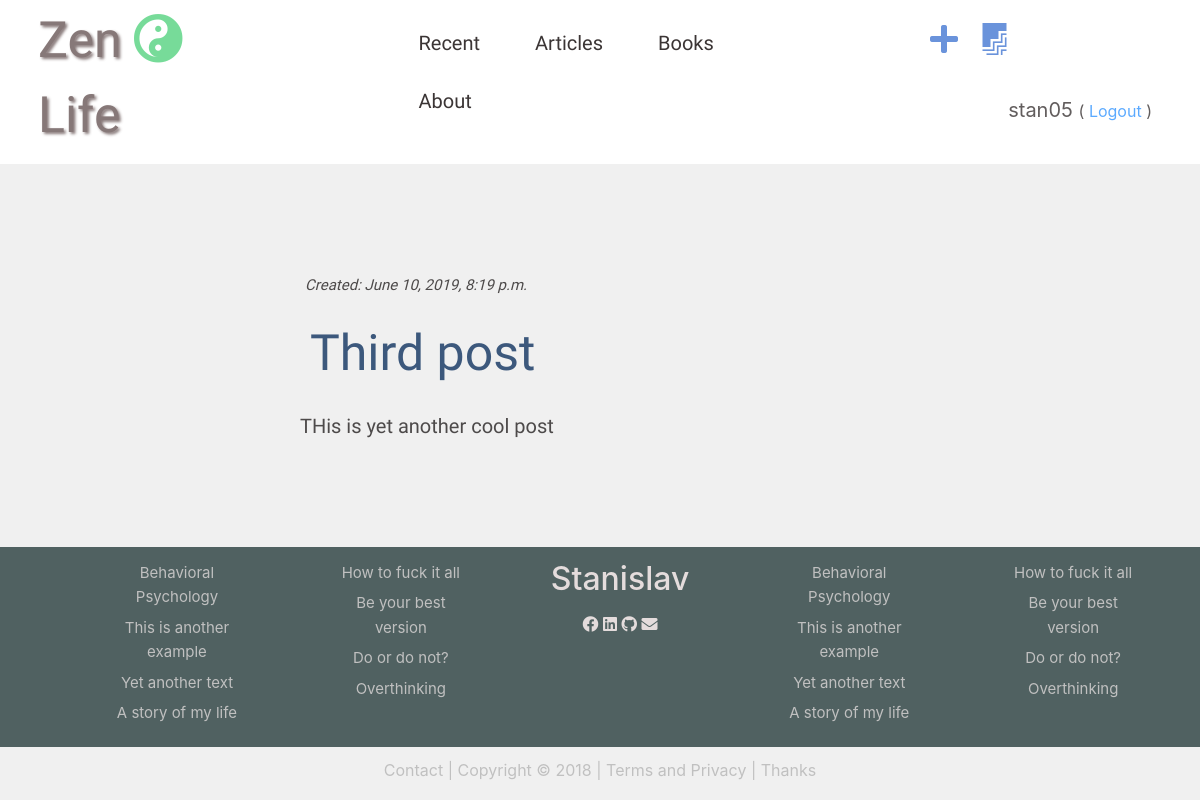
/drafts/ (signed in), run on an earlier commit of the app's database.
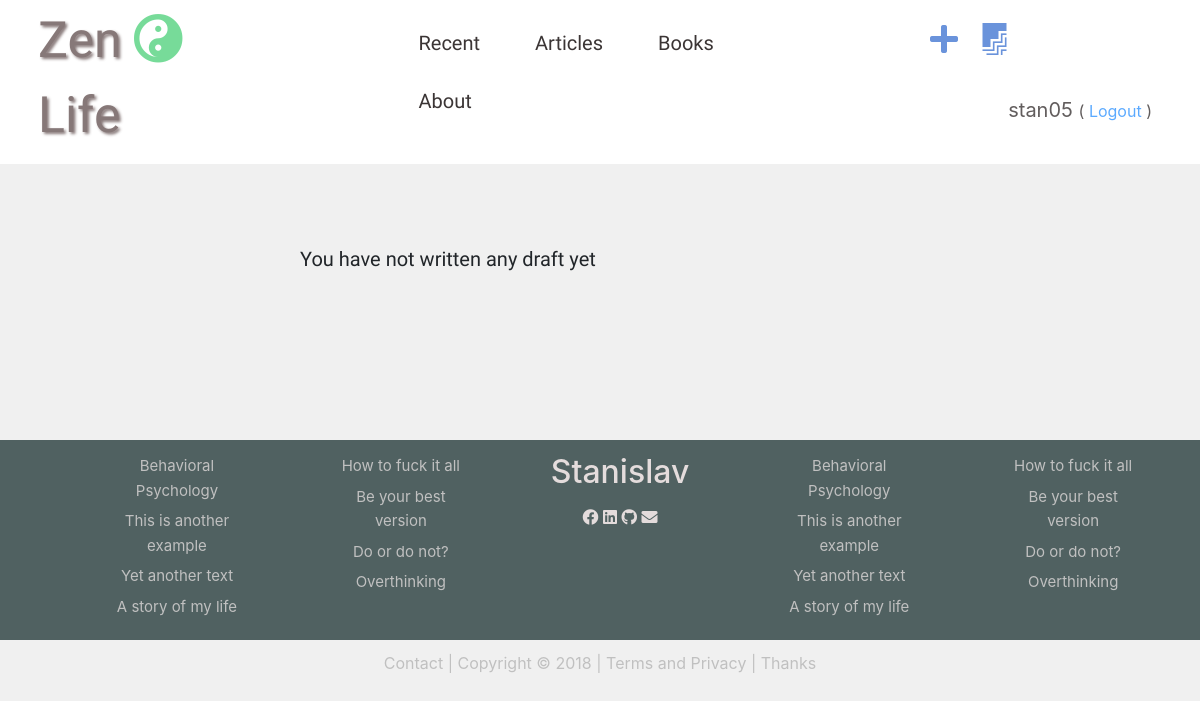
And on a later commit of the database.
### blogApp/models.py (models this page shows, shortened)
class Post(models.Model):
    author = models.ForeignKey('auth.User', on_delete=models.CASCADE)
    title = models.CharField(max_length=250)
    text = models.TextField()
    created_date = models.DateTimeField(default=timezone.now)
    published_date = models.DateTimeField(default=None)

### blogApp/views.py (the view)
# urls.py: path('drafts/', views.post_draft, name = 'post_draft'),
@login_required
def post_draft(request):
    posts = Post.objects.filter(published_date__isnull=True).order_by('-created_date')
    stuff_for_frontend = {'posts' : posts}
    return render(request, 'blogApp/post_draft.html', stuff_for_frontend)

### blogApp/templates/blogApp/post_draft.html
{% extends 'blogApp/base.html' %}
{% block content %}
    {% for post in posts %}
        <div class="post-div">
            <p class="time">Created: {{ post.created_date}}</p>
            <h2><a href="{% url 'post_detail' pk=post.pk %}">{{ post.title }}</a></h2>
            <p> {{ post.text|truncatechars:50|linebreaksbr }} </p>
        </div>
    {% empty %}
        <p>You have not written any draft yet</p><br><br><br>
    {% endfor %}
{% endblock %}

What changed in the data, as far as the page shows it:
removed Post: created_date "June 10, 2019, 8:19 p.m.", title "Third post", text "THis is yet another cool post"
Also different on the page:
text now shown: "You have not written any draft yet"
